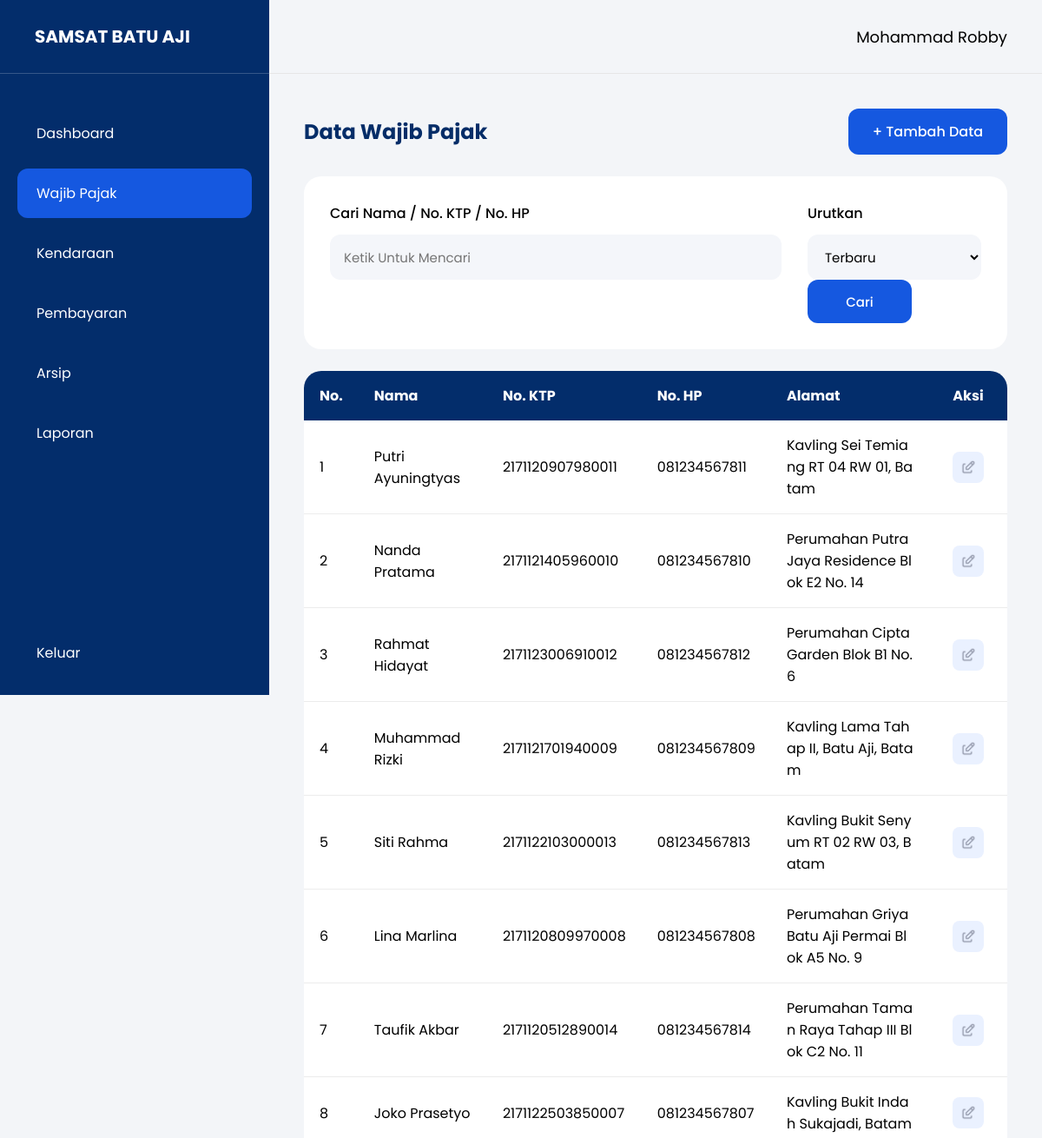
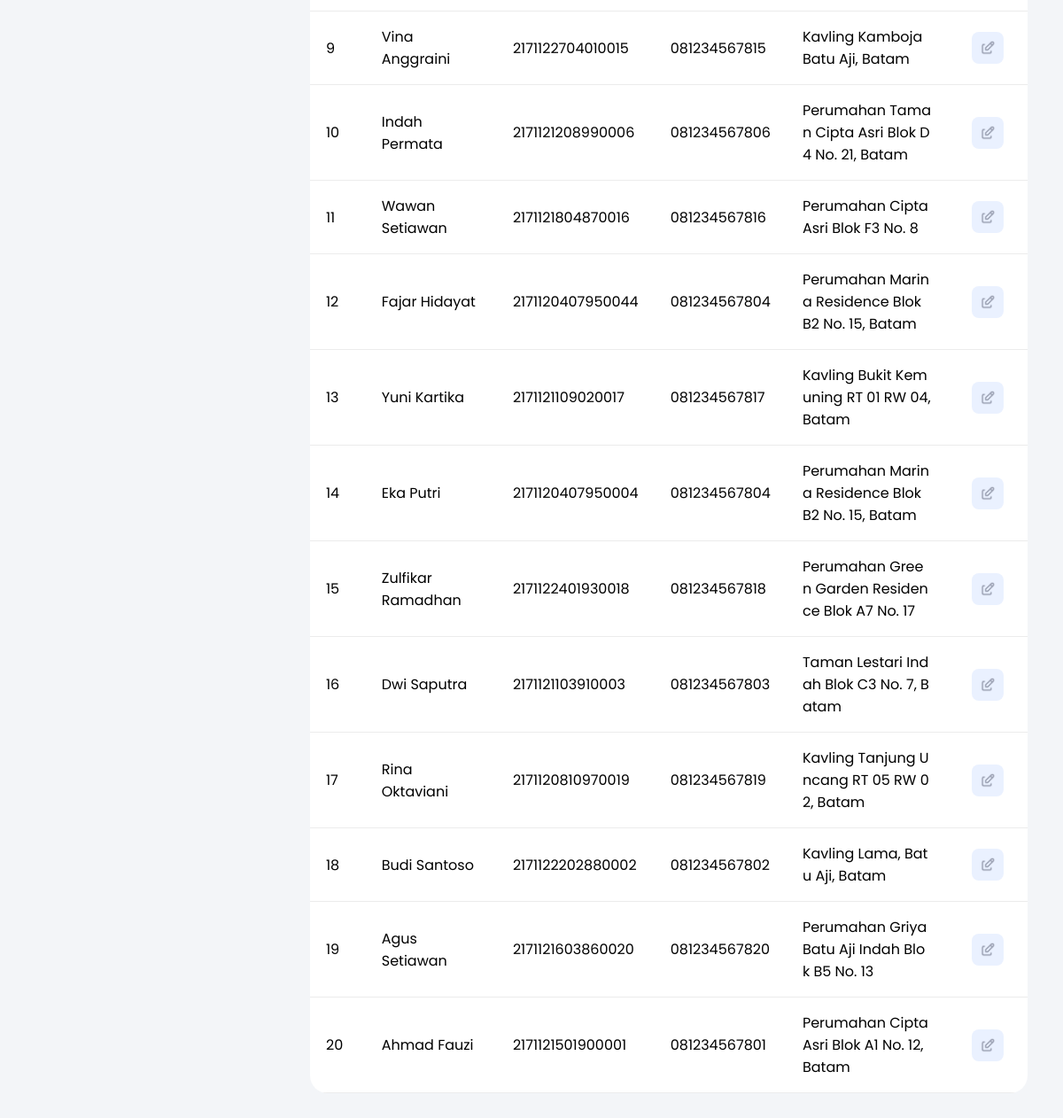
Screenshot of /pages/wajib_pajak.php (signed in) with the database file from the repository (2 pictures, top to bottom).
### tables this page shows
CREATE TABLE `wajib_pajak` (
  `id_wajib_pajak` int(11) NOT NULL,
  `nama` varchar(100) NOT NULL,
  `no_ktp` varchar(16) NOT NULL,
  `alamat` text NOT NULL,
  `no_hp` varchar(15) NOT NULL
);

### pages/wajib_pajak.php (the view, shortened to what this page needs)
<?php
require_once "../config/database.php";
$cari = '';
$urut = 'DESC';
$query = mysqli_query(
    $koneksi,
    "SELECT *
    FROM wajib_pajak
    WHERE
    nama LIKE '%$cari%'
    OR no_ktp LIKE '%$cari%'
    OR no_hp LIKE '%$cari%'
    OR alamat LIKE '%$cari%'
    ORDER BY id_wajib_pajak $urut"
);
?>
<!DOCTYPE html>
<html>
<head>
    <link
        rel="stylesheet"
        href="../assets/css/style.css">
</head>
<body>
    <div class="container">
        <div class="sidebar">
            <div class="logo">
                SAMSAT BATU AJI
            </div>
            <div class="menu">
                <a href="dashboard.php">
                    Dashboard
                </a>
                <a
                    class="active"
                    href="wajib_pajak.php">
                    Wajib Pajak
                </a>
                <a href="kendaraan.php">
                    Kendaraan
                </a>
                <a href="pembayaran.php">
                    Pembayaran
                </a>
                <a href="arsip.php">
                    Arsip
                </a>
                <a href="laporan.php">
                    Laporan
                </a>
            </div>
            <div class="logout">
                <a href="../logout.php">
                    Keluar
                </a>
            </div>
        </div>
        <div class="main">
            <div class="header">
                <div class="user-info">
                    <span class="user-name">
                        <?php echo $_SESSION['nama']; ?>
                    </span>
                </div>
            </div>
            <div class="content">
                <div class="page-header">
                    <h2>Data Wajib Pajak</h2>
                    <a
                        href="tambah_wajib_pajak.php"
                        class="btn-add">
                        + Tambah Data
                    </a>
                </div>
                <form method="GET">
                    <div class="filter-card">
                        <div class="search-group">
                            <label>
                                Cari Nama / No. KTP / No. HP
                            </label>
                            <input
                                type="text"
                                name="cari"
                                value="<?php echo $cari; ?>"
                                placeholder="Ketik Untuk Mencari">
                        </div>
                        <div class="sort-group">
                            <label>
                                Urutkan
                            </label>
                            <select name="urut">
                                <option
                                    value="baru"
                                    <?php if ($urut == 'DESC') echo 'selected'; ?>>
                                    Terbaru
                                </option>
                            </select>
                            <button
                                type="submit"
                                class="btn-save">
                                Cari
                            </button>
                        </div>
                    </div>
                </form>
                <div class="table-card">
                    <table class="data-table">
                        <thead>
                            <tr>
                                <th>No.</th>
                                <th>Nama</th>
                                <th>No. KTP</th>
                                <th>No. HP</th>
                                <th>Alamat</th>
                                <th>Aksi</th>
                            </tr>
                        </thead>
                        <tbody>
                            <?php
                            if (mysqli_num_rows($query) > 0) {
                                $no = 1;
                                while ($data = mysqli_fetch_assoc($query)) {
                            ?>
                                    <tr>
                                        <td>
                                            <?php echo $no++; ?>
                                        </td>
                                        <td>
                                            <?php echo $data['nama']; ?>
                                        </td>
                                        <td>
                                            <?php echo $data['no_ktp']; ?>
                                        </td>
                                        <td>
                                            <?php echo $data['no_hp']; ?>
                                        </td>
                                        <td>
                                            <?php echo $data['alamat']; ?>
                                        </td>
                                        <td>
                                            <a
                                                href="edit_wajib_pajak.php?id=<?php echo $data['id_wajib_pajak']; ?>"
                                                class="btn-edit">
                                                <img
                                                    src="../assets/css/images/tabler_edit.png"
                                                    alt="Edit"
                                                    class="icon-edit">
                                            </a>
                                        </td>
                                    </tr>
                                <?php
                                }
                            } ?>
                        </tbody>
                    </table>
                </div>
            </div>
        </div>
    </div>
</body>
</html>

### assets/css/style.css (style rules this page uses)
* { margin: 0; padding: 0; box-sizing: border-box; font-family: 'Poppins', sans-serif; }
body { background: #F3F5F8; }
.container { display: flex; min-height: 100vh; }
.sidebar { width: 310px; height: 100vh; background: #032D6B; color: white; display: flex; flex-direction: column; position: fixed; top: 0; left: 0; overflow-y: auto; }
.logo { height: 85px; display: flex; align-items: center; padding: 0 40px; font-size: 20px; font-weight: 700; border-bottom: 1px solid rgba(255, 255, 255, .2); }
.menu { padding: 40px 20px; flex: 1; }
.menu a { display: flex; align-items: center; gap: 12px; color: white; text-decoration: none; padding: 16px 22px; margin-bottom: 12px; border-radius: 12px; transition: .3s; }
.menu .active { background: #1558E0; }
.logout { padding: 20px; }
.logout a { display: flex; align-items: center; color: white; text-decoration: none; padding: 16px 22px; border-radius: 12px; transition: .3s; }
.main { flex: 1; margin-left: 310px; }
.header { height: 85px; background: #F3F5F8; display: flex; justify-content: flex-end; align-items: center; padding: 0 40px; border-bottom: 1px solid #E6E6E6; }
.user-info { display: flex; align-items: center; gap: 12px; }
.user-name { font-size: 18px; }
.content { padding: 40px; }
.page-header { display: flex; justify-content: space-between; align-items: center; margin-bottom: 25px; }
.page-header h2 { font-size: 24px; font-weight: 700; color: #052D68; }
.btn-add { background: #1558E0; color: white; text-decoration: none; padding: 14px 28px; border-radius: 12px; font-weight: 500; }
.btn-edit { text-decoration: none; color: #1558E0; font-weight: 600; width: 36px; height: 36px; background: #EAF1FF; border-radius: 8px; display: flex; justify-content: center; align-items: center; margin: 0 auto; }
.filter-card { background: white; border-radius: 20px; padding: 30px; display: flex; gap: 30px; margin-bottom: 25px; }
.search-group { flex: 1; }
.sort-group { min-width: 200px; }
.search-group label, .sort-group label { display: block; margin-bottom: 12px; font-weight: 500; }
.search-group input, .sort-group select, .sort-group input { width: 100%; height: 52px; border: none; background: #F4F6FA; border-radius: 12px; padding: 0 16px; font-size: 15px; }
.table-card { background: white; border-radius: 20px; overflow: hidden; }
.data-table { width: 100%; background: white; border-collapse: collapse; }
.data-table th { background: #032D6B; color: white; padding: 16px 18px; text-align: left; }
.data-table td { padding: 16px 18px; border-bottom: 1px solid #ECECEC; }
.data-table th, .data-table td { overflow-wrap: break-word; word-wrap: break-word; }
.data-table th:last-child, .data-table td:last-child { text-align: center; width: 90px; }
.btn-back, .btn-delete, .btn-save { width: 120px; height: 50px; display: flex; justify-content: center; align-items: center; border: none; border-radius: 12px; color: white; text-decoration: none; font-size: 15px; font-weight: 500; cursor: pointer; }
.btn-save { background: #1558E0; }
.btn-edit img { width: 18px; height: 18px; }
.data-table td:nth-child(5) { word-break: break-all; }

### rows the page displays
wajib_pajak: nama "Putri Ayuningtyas", no_ktp "2171120907980011", no_hp "081234567811", alamat "Kavling Sei Temiang RT 04 RW 01, Batam"
wajib_pajak: nama "Nanda Pratama", no_ktp "2171121405960010", no_hp "081234567810", alamat "Perumahan Putra Jaya Residence Blok E2 No. 14"
wajib_pajak: nama "Rahmat Hidayat", no_ktp "2171123006910012", no_hp "081234567812", alamat "Perumahan Cipta Garden Blok B1 No. 6"
wajib_pajak: nama "Muhammad Rizki", no_ktp "2171121701940009", no_hp "081234567809", alamat "Kavling Lama Tahap II, Batu Aji, Batam"
wajib_pajak: nama "Siti Rahma", no_ktp "2171122103000013", no_hp "081234567813", alamat "Kavling Bukit Senyum RT 02 RW 03, Batam"
wajib_pajak: nama "Lina Marlina", no_ktp "2171120809970008", no_hp "081234567808", alamat "Perumahan Griya Batu Aji Permai Blok A5 No. 9"
wajib_pajak: nama "Taufik Akbar", no_ktp "2171120512890014", no_hp "081234567814", alamat "Perumahan Taman Raya Tahap III Blok C2 No. 11"
wajib_pajak: nama "Joko Prasetyo", no_ktp "2171122503850007", no_hp "081234567807", alamat "Kavling Bukit Indah Sukajadi, Batam"
wajib_pajak: nama "Vina Anggraini", no_ktp "2171122704010015", no_hp "081234567815", alamat "Kavling Kamboja Batu Aji, Batam"
wajib_pajak: nama "Indah Permata", no_ktp "2171121208990006", no_hp "081234567806", alamat "Perumahan Taman Cipta Asri Blok D4 No. 21, Batam"
wajib_pajak: nama "Wawan Setiawan", no_ktp "2171121804870016", no_hp "081234567816", alamat "Perumahan Cipta Asri Blok F3 No. 8"
wajib_pajak: nama "Fajar Hidayat", no_ktp "2171120407950044", no_hp "081234567804", alamat "Perumahan Marina Residence Blok B2 No. 15, Batam"
wajib_pajak: nama "Yuni Kartika", no_ktp "2171121109020017", no_hp "081234567817", alamat "Kavling Bukit Kemuning RT 01 RW 04, Batam"
wajib_pajak: nama "Eka Putri", no_ktp "2171120407950004", no_hp "081234567804", alamat "Perumahan Marina Residence Blok B2 No. 15, Batam"
wajib_pajak: nama "Zulfikar Ramadhan", no_ktp "2171122401930018", no_hp "081234567818", alamat "Perumahan Green Garden Residence Blok A7 No. 17"
wajib_pajak: nama "Dwi Saputra", no_ktp "2171121103910003", no_hp "081234567803", alamat "Taman Lestari Indah Blok C3 No. 7, Batam"
wajib_pajak: nama "Rina Oktaviani", no_ktp "2171120810970019", no_hp "081234567819", alamat "Kavling Tanjung Uncang RT 05 RW 02, Batam"
wajib_pajak: nama "Budi Santoso", no_ktp "2171122202880002", no_hp "081234567802", alamat "Kavling Lama, Batu Aji, Batam"
wajib_pajak: nama "Agus Setiawan", no_ktp "2171121603860020", no_hp "081234567820", alamat "Perumahan Griya Batu Aji Indah Blok B5 No. 13"
wajib_pajak: nama "Ahmad Fauzi", no_ktp "2171121501900001", no_hp "081234567801", alamat "Perumahan Cipta Asri Blok A1 No. 12, Batam"

### other values shown
$_SESSION['nama'] "Mohammad Robby"
